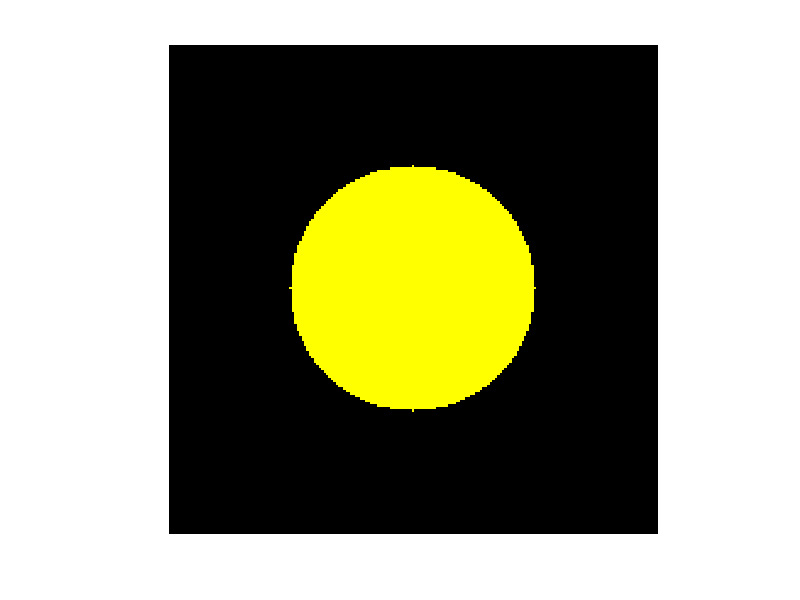

The MATLAB source for this figure:
clc; clear; close all;
pic = zeros(200 , 200 , 3);
pic(: , : , 1) = 0;
pic(: , : , 2) = 0;
pic(: , : , 3) = 0;

center_x = 100;
center_y = 100;
radius = 50;
circle_color = [1 , 1 , 0];

for y = 1:200
    for x = 1:200
        if ((x - center_x)^2 + (y - center_y)^2 <= radius^2)
            pic (y , x , :) = circle_color;
        end
    end
end
imshow (pic);